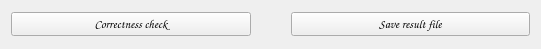
   <widget class="QWidget" name="horizontalLayoutWidget_3">
    <property name="geometry">
     <rect>
      <x>508</x>
      <y>582</y>
      <width>541</width>
      <height>39</height>
     </rect>
    </property>
    <layout class="QHBoxLayout" name="horizontalLayout_3">
     <item>
      <widget class="QPushButton" name="pushButton_9">
       <property name="font">
        <font>
         <family>Comic Sans MS</family>
         <weight>75</weight>
         <bold>true</bold>
        </font>
       </property>
       <property name="text">
        <string>Correctness check</string>
       </property>
      </widget>
     </item>
     <item>
      <widget class="QToolButton" name="toolButton_2">
       <property name="enabled">
        <bool>true</bool>
       </property>
       <property name="text">
        <string/>
       </property>
       <property name="icon">
        <iconset resource="image.qrc">
         <normaloff>:/new/src/image/settings.png</normaloff>:/new/src/image/settings.png</iconset>
       </property>
       <property name="iconSize">
        <size>
         <width>20</width>
         <height>20</height>
        </size>
       </property>
       <property name="checkable">
        <bool>false</bool>
       </property>
       <property name="autoRaise">
        <bool>true</bool>
       </property>
      </widget>
     </item>
     <item>
      <widget class="QPushButton" name="pushButton_8">
       <property name="font">
        <font>
         <family>Comic Sans MS</family>
         <weight>75</weight>
         <bold>true</bold>
        </font>
       </property>
       <property name="text">
        <string>Save result file</string>
       </property>
      </widget>
     </item>
    </layout>
   </widget>
